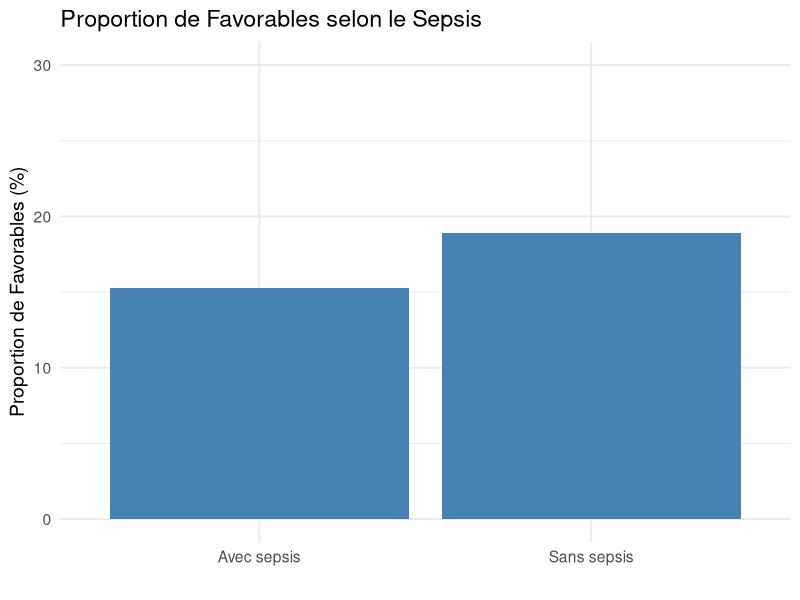
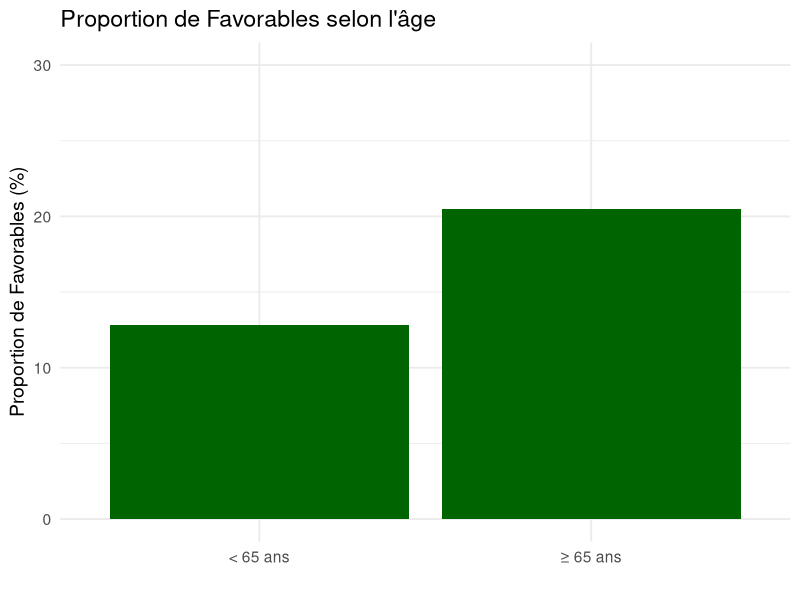
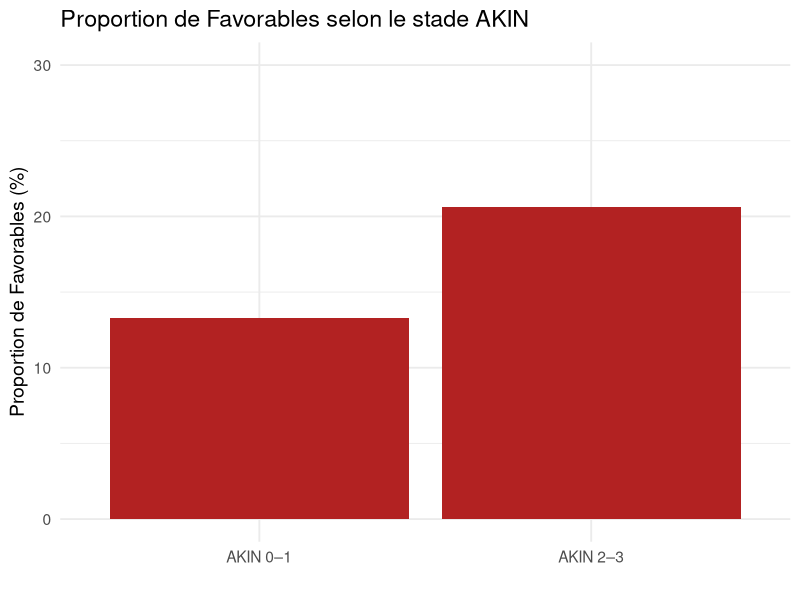
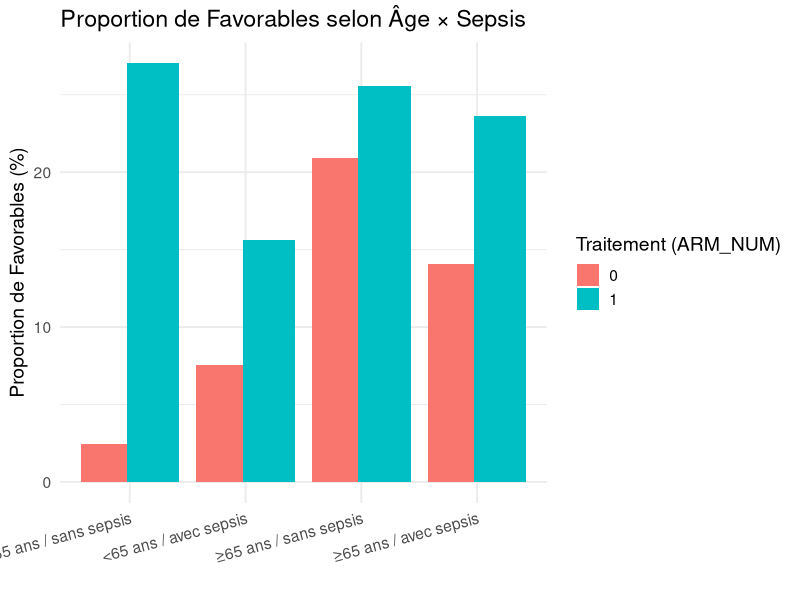
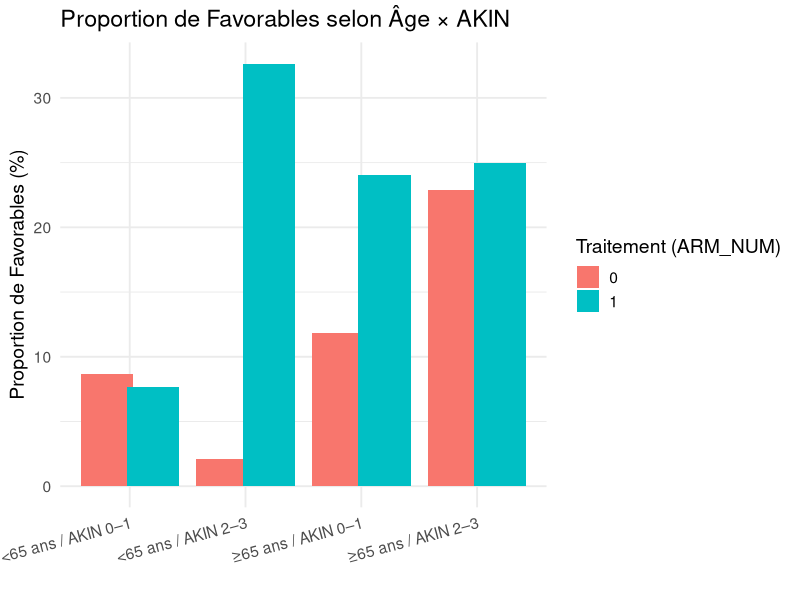

Here is the R script that generated these plots, in order:
library(dplyr)
library(ggplot2)


df_VITAL_STATUS <- read.csv("Data/VITAL_STATUS.csv")
df_RANDOMIZATION <- read.csv("Data/RANDOMIZATION.csv")
df_SOFA <- read.csv("Data/SOFA.csv")

### Id les individus mort avant J28
Indiv_mort <- df_VITAL_STATUS %>%
  filter(VITAL_STATUS_D28 == 0) %>%
  select (SUBJID, SURNAME, NAME)
# 279 mort avant J28




### Création d'un df final 
# filtrage des modalités
df_RANDOMIZATION <- df_RANDOMIZATION %>%
  select(SUBJID,INCL_SEPSIS_YN,AGE_CLASS,INCL_AKIN,ARM_NUM)

df_VITAL_STATUS <- df_VITAL_STATUS %>%
  select(SUBJID,VITAL_STATUS_D28)

df_SOFA <- df_SOFA %>%
  select(SUBJID,SOFA_hepatic_D7,SOFA_cardiovasc_D7, SOFA_respiratory_D7, SOFA_neurologic_D7, SOFA_renal_D7, SOFA_haematologic_D7)


### Fusion finale
data <- df_RANDOMIZATION %>%
  left_join(df_VITAL_STATUS, by = "SUBJID") %>%
  left_join(df_SOFA, by = "SUBJID")




#calcul de l'estimateur / patient : Sofa < 3: (1) /Non (0)
#et calcul de l'estimateur / patient : Favorable(1) /Non (0)
#initialisation des nouvelles variables :
data$Sofa_ok<-rep(NA, 400)
data$Favorable<-rep(NA, 400)

for (i in 1:400) {
  data[i,"Sofa_ok"]<-if (max(data[i,c("SOFA_hepatic_D7","SOFA_cardiovasc_D7", "SOFA_respiratory_D7", "SOFA_neurologic_D7", "SOFA_renal_D7", "SOFA_haematologic_D7")]) < 3) 1 else 0 #Sofa_ok
  data[i,'Favorable']<-if(data[i,"VITAL_STATUS_D28"]== 1 & data[i,"Sofa_ok"]==1) 1 else 0 #Favorable 1/0
}



data <- data %>%
  select (SUBJID, INCL_SEPSIS_YN, AGE_CLASS, INCL_AKIN, VITAL_STATUS_D28, Sofa_ok, Favorable, ARM_NUM)


###### Exploration 
sum(data$Favorable) #67 Favorable
sum(data$Sofa_ok) # 193 SOfa OK
sum(data$VITAL_STATUS_D28) #121 Survivants 28J

sum(data$ARM_NUM) #199 traité au SB

a <- sum(data$Favorable == 1 & data$ARM_NUM == 1) #44
c <- sum(data$Favorable == 1 & data$ARM_NUM == 0) #23
b <- sum(data$Favorable == 0 & data$ARM_NUM == 1) #155
d <- sum(data$Favorable == 0 & data$ARM_NUM == 0) #178

Tab_contingence <- matrix(
  c(a, b, c, d),
  nrow = 2,
  byrow = TRUE,
  dimnames = list(
    ARM_NUM   = c("1_traitement_SB", "0_sans_SB"),
    Favorable = c("1_oui", "0_non")
  )
)

Tab_contingence


#######################

sum(data$AGE_CLASS == 1 & data$Favorable == 1  & data$ARM_NUM == 1)
sum(data$AGE_CLASS == 0 & data$Favorable == 1  & data$ARM_NUM == 1)
sum(data$AGE_CLASS == 1 & data$VITAL_STATUS_D28 == 1)


############# Test du chi2 #############

res_chi2 <- chisq.test(Tab_contingence, correct = FALSE)
res_chi2

res_chi2$expected #effectif attendue 
res_chi2$p.value


# p = 0.00428 < 0.05 donc on rejette HO donc une issue favorable dépend du traitement reçu 

#################### ODDS #########

# Odds ratio brut
OR <- (a * d) / (b * c)
OR

# Log(OR) et erreur standard
log_OR <- log(OR)
SE_log_OR <- sqrt(1/a + 1/b + 1/c + 1/d)
log_OR
SE_log_OR
# Intervalle de confiance à 95 %
IC_inf <- exp(log_OR - 1.96 * SE_log_OR)
IC_sup <- exp(log_OR + 1.96 * SE_log_OR)

OR
IC_inf
IC_sup


####################
#stratification
table_sepsis <- table(data$Favorable, data$INCL_SEPSIS_YN)
table_sepsis

table_age <- table(data$Favorable, data$AGE_CLASS)
table_age
table_akin <- table(data$Favorable, data$INCL_AKIN)
table_akin
library(ggplot2)
df_plot <- data.frame(
  Groupe = c("Sans sepsis", "Avec sepsis",
             "< 65 ans", "≥ 65 ans",
             "AKIN 0–1", "AKIN 2–3"),
  Pourcentage = c(
    31/(31+133)*100, 36/(36+200)*100,
    25/(25+170)*100, 42/(42+163)*100,
    28/(28+183)*100, 39/(39+150)*100
  ),
  Type = c("Sepsis", "Sepsis",
           "Âge", "Âge",
           "AKIN", "AKIN")
)
ggplot(df_plot %>% filter(Type == "Sepsis"),
       aes(x = Groupe, y = Pourcentage)) +
  geom_bar(stat = "identity", fill = "steelblue") +
  ylim(0, 30) +
  labs(title = "Proportion de Favorables selon le Sepsis",
       x = "",
       y = "Proportion de Favorables (%)") +
  theme_minimal(base_size = 14)

ggplot(df_plot %>% filter(Type == "Âge"),
       aes(x = Groupe, y = Pourcentage)) +
  geom_bar(stat = "identity", fill = "darkgreen") +
  ylim(0, 30) +
  labs(title = "Proportion de Favorables selon l'âge",
       x = "",
       y = "Proportion de Favorables (%)") +
  theme_minimal(base_size = 14)

ggplot(df_plot %>% filter(Type == "AKIN"),
       aes(x = Groupe, y = Pourcentage)) +
  geom_bar(stat = "identity", fill = "firebrick") +
  ylim(0, 30) +
  labs(title = "Proportion de Favorables selon le stade AKIN",
       x = "",
       y = "Proportion de Favorables (%)") +
  theme_minimal(base_size = 14)


# Sepsis = 0
tab_sepsis0 <- table(
  data$Favorable[data$INCL_SEPSIS_YN == 0],
  data$ARM_NUM[data$INCL_SEPSIS_YN == 0]
)
tab_sepsis0

p_sepsis0 <- if(any(tab_sepsis0 < 5)) {
  fisher.test(tab_sepsis0)$p.value
} else {
  chisq.test(tab_sepsis0)$p.value
}

# Sepsis = 1
tab_sepsis1 <- table(
  data$Favorable[data$INCL_SEPSIS_YN == 1],
  data$ARM_NUM[data$INCL_SEPSIS_YN == 1]
)
tab_sepsis1

p_sepsis1 <- if(any(tab_sepsis1 < 5)) {
  fisher.test(tab_sepsis1)$p.value
} else {
  chisq.test(tab_sepsis1)$p.value
}
# Age < 65
tab_age0 <- table(
  data$Favorable[data$AGE_CLASS == 0],
  data$ARM_NUM[data$AGE_CLASS == 0]
)
tab_age0

p_age0 <- if(any(tab_age0 < 5)) {
  fisher.test(tab_age0)$p.value
} else {
  chisq.test(tab_age0)$p.value
}

# Age ≥ 65
tab_age1 <- table(
  data$Favorable[data$AGE_CLASS == 1],
  data$ARM_NUM[data$AGE_CLASS == 1]
)
tab_age1

p_age1 <- if(any(tab_age1 < 5)) {
  fisher.test(tab_age1)$p.value
} else {
  chisq.test(tab_age1)$p.value
}


# AKIN 0–1
tab_akin0 <- table(
  data$Favorable[data$INCL_AKIN == 0],
  data$ARM_NUM[data$INCL_AKIN == 0]
)
tab_akin0

p_akin0 <- if(any(tab_akin0 < 5)) {
  fisher.test(tab_akin0)$p.value
} else {
  chisq.test(tab_akin0)$p.value
}

# AKIN 2–3
tab_akin1 <- table(
  data$Favorable[data$INCL_AKIN == 1],
  data$ARM_NUM[data$INCL_AKIN == 1]
)
tab_akin1

p_akin1 <- if(any(tab_akin1 < 5)) {
  fisher.test(tab_akin1)$p.value
} else {
  chisq.test(tab_akin1)$p.value
}



p_traitement_strat <- c(
  p_sepsis0, p_sepsis1,
  p_age0, p_age1,
  p_akin0, p_akin1
)

p_traitement_strat

# Correction Bonferroni (6 tests)
p_bonf_trait <- p.adjust(p_traitement_strat, method = "bonferroni")

# Correction Benjamini–Hochberg
p_bh_trait <- p.adjust(p_traitement_strat, method = "BH")

resultats_traitement_strat <- data.frame(
  Stratification = c("Sepsis=0", "Sepsis=1", "Âge<65", "Âge≥65", "AKIN 0–1", "AKIN 2–3"),
  p_brut = p_traitement_strat,
  p_bonferroni = p_bonf_trait,
  p_BH = p_bh_trait
)

resultats_traitement_strat











##########################################################################################################################













#######age x sepsis

data$AGE_SEPSIS <- interaction(data$AGE_CLASS, data$INCL_SEPSIS_YN)
table(data$AGE_SEPSIS)
p_values_age_sepsis <- c()

for (g in unique(data$AGE_SEPSIS)) {
  cat("\nGROUPE :", g, "\n")
  
  tab <- table(
    data$Favorable[data$AGE_SEPSIS == g],
    data$ARM_NUM[data$AGE_SEPSIS == g]
  )
  
  print(tab)
  
  p_values_age_sepsis <- c(
    p_values_age_sepsis,
    if(any(tab < 5)) fisher.test(tab)$p.value else chisq.test(tab)$p.value
  )
}

p_values_age_sepsis
p.adjust(p_values_age_sepsis, method = "BH")
############### age x akin
data$AGE_AKIN <- interaction(data$AGE_CLASS, data$INCL_AKIN)
table(data$AGE_AKIN)
p_values_age_akin <- c()

for (g in unique(data$AGE_AKIN)) {
  cat("\nGROUPE :", g, "\n")
  
  tab <- table(
    data$Favorable[data$AGE_AKIN == g],
    data$ARM_NUM[data$AGE_AKIN == g]
  )
  
  print(tab)
  
  p_values_age_akin <- c(
    p_values_age_akin,
    if(any(tab < 5)) fisher.test(tab)$p.value else chisq.test(tab)$p.value
  )
}

p_values_age_akin
p.adjust(p_values_age_akin, method = "BH")









####GRAPHES 
df_age_sepsis <- data %>% 
  group_by(AGE_SEPSIS, ARM_NUM) %>% 
  summarise(
    Favorables = sum(Favorable),
    Total = n(),
    Proportion = Favorables / Total * 100
  )
df_age_sepsis$Groupe <- factor(df_age_sepsis$AGE_SEPSIS,
                               levels = c("0.0","0.1","1.0","1.1"),
                               labels = c("<65 ans / sans sepsis",
                                          "<65 ans / avec sepsis",
                                          "≥65 ans / sans sepsis",
                                          "≥65 ans / avec sepsis")
)
ggplot(df_age_sepsis, aes(x = Groupe, y = Proportion, fill = factor(ARM_NUM))) +
  geom_bar(stat = "identity", position = position_dodge(width = 0.8)) +
  labs(title = "Proportion de Favorables selon Âge × Sepsis",
       x = "",
       y = "Proportion de Favorables (%)",
       fill = "Traitement (ARM_NUM)") +
  theme_minimal(base_size = 14) +
  theme(axis.text.x = element_text(angle = 15, hjust = 1))
df_age_akin <- data %>% 
  group_by(AGE_AKIN, ARM_NUM) %>% 
  summarise(
    Favorables = sum(Favorable),
    Total = n(),
    Proportion = Favorables / Total * 100
  )
df_age_akin$Groupe <- factor(df_age_akin$AGE_AKIN,
                             levels = c("0.0","0.1","1.0","1.1"),
                             labels = c("<65 ans / AKIN 0–1",
                                        "<65 ans / AKIN 2–3",
                                        "≥65 ans / AKIN 0–1",
                                        "≥65 ans / AKIN 2–3")
)
ggplot(df_age_akin, aes(x = Groupe, y = Proportion, fill = factor(ARM_NUM))) +
  geom_bar(stat = "identity", position = position_dodge(width = 0.8)) +
  labs(title = "Proportion de Favorables selon Âge × AKIN",
       x = "",
       y = "Proportion de Favorables (%)",
       fill = "Traitement (ARM_NUM)") +
  theme_minimal(base_size = 14) +
  theme(axis.text.x = element_text(angle = 15, hjust = 1))
